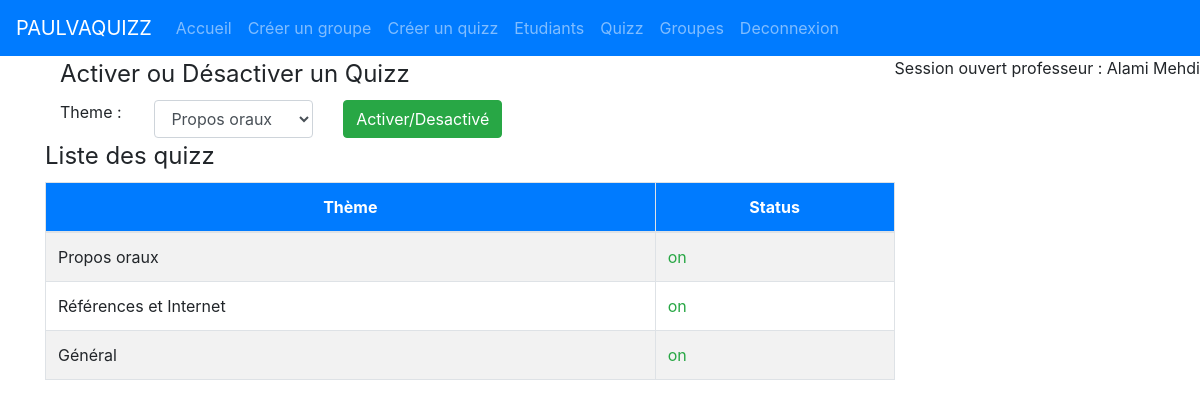
Page /ActiverTest.php?id=8 (signed in) on the committed database.
### tables this page shows
CREATE TABLE `groupe_theme` (
  `id` int(11) NOT NULL,
  `id_groupe` int(11) NOT NULL,
  `id_theme` int(11) NOT NULL,
  `status` int(11) NOT NULL
);

CREATE TABLE `theme` (
  `id` int(11) NOT NULL,
  `nom` varchar(255) NOT NULL,
  `id_prof` int(11) NOT NULL
);

### ActiverTest.view.php (the view)
<div class="container">
	<div class="row">
		<div class="col-md-8">
			<legend>Activer ou Désactiver un Quizz</legend>
			<form method="post">
				<div class="row">
					<div class="col-md-2"><label>Theme : </label></div>
					<div class="col-md-4">
						<select name="quizz" class="form-control">
								<?php while($gt = $groupe_theme->fetch()){
									$theme  = $bdd->prepare("SELECT * FROM theme where id = ?");
									$theme->execute([$gt->id_theme]);
									$theme = $theme->fetch();
									 ?>
									 	<option value="<?= $theme->id ?>"><?=$theme->nom?></option>
									<?php } ?>
						</select>
					</div>
					<div class="col-md-2">
						<input type="submit" name="valider" value="Activer/Desactivé" class="btn btn-success">
					</div>
				</div>
			</form>
		</div>
		<legend>Liste des quizz </legend>
		<table class="table table-striped table-bordered table-hover">
				<thead class="bg-primary text-white" style="text-align: center;">
					<tr scope="row">
						<th>Thème</th>
						<th> Status </th>
					</tr>
				</thead>
				<tbody>
					<?php
					$groupe_theme = $bdd->prepare("SELECT * FROM groupe_theme where id_groupe = ?");
					$groupe_theme->execute([$id_groupe]);
					while($gt = $groupe_theme->fetch()){
							$theme  = $bdd->prepare("SELECT * FROM theme where id = ?");
							$theme->execute([$gt->id_theme]);
							$theme = $theme->fetch();
								$status = "off";
								if($gt->status == 1){
									$status = "on";
								}
							 ?>
								<tr>
									<td><?= $theme->nom; ?> </td>
									<?php if($status == "off"){
										echo '<td class="text-danger">'.$status."</td>";
									}
										else{
										echo '<td class="text-success">'.$status."</td>";
												}
									?>
								</tr>
							<?php } ?>
				</tbody>
			</table>
	</div>
</div>
</body>
</html>

### rows in the picture
groupe_theme: id_theme.nom "Propos oraux", status "on"
groupe_theme: id_theme.nom "Références et Internet", status "on"
groupe_theme: id_theme.nom "Général", status "on"

### other values in the picture
$_SESSION["prof"]->nom_prof "Alami"
$_SESSION["prof"]->prenom_prof "Mehdi"
form field quizz "Propos oraux"
